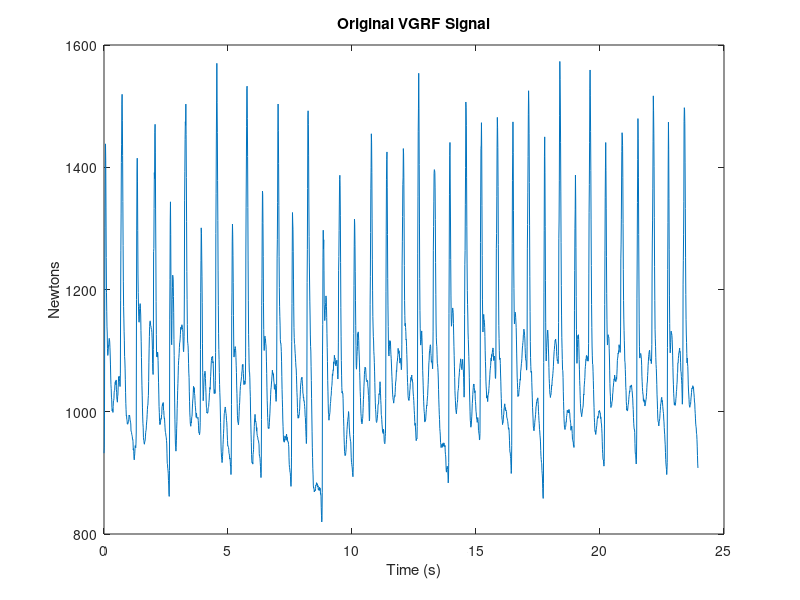

The MATLAB script that drew this image: (Note: this script raises an error after producing the figure.)

data = load('Assignment 4 Biomedical Signals.mat');

VGRF = data.VGRF;
VGRF_Fs = data.VGRF_Fs;

t = (0:length(VGRF)-1) / VGRF_Fs;
figure;
plot(t, VGRF);
title('Original VGRF Signal');
xlabel('Time (s)');
ylabel('Newtons');


[Mx_VGRF, phx_VGRF, f_VGRF] = fourier_dt(VGRF, VGRF_Fs, 'full');


figure;
plot(f_VGRF, Mx_VGRF);
title('Magnitude Spectrum of VGRF Signal');
xlabel('Frequency (Hz)');
ylabel('Magnitude');


figure;
plot(f_VGRF, phx_VGRF);
title('Phase Spectrum of VGRF Signal');
xlabel('Frequency (Hz)');
ylabel('Phase (radians)');





